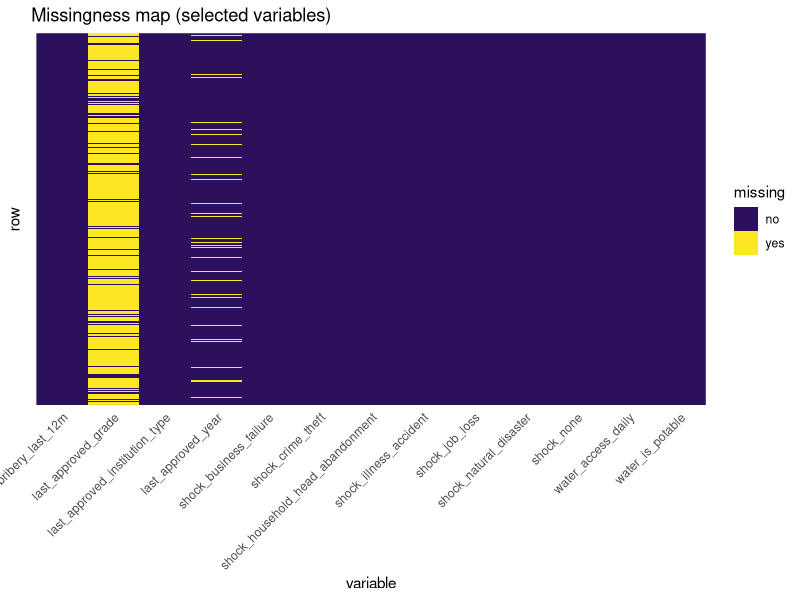
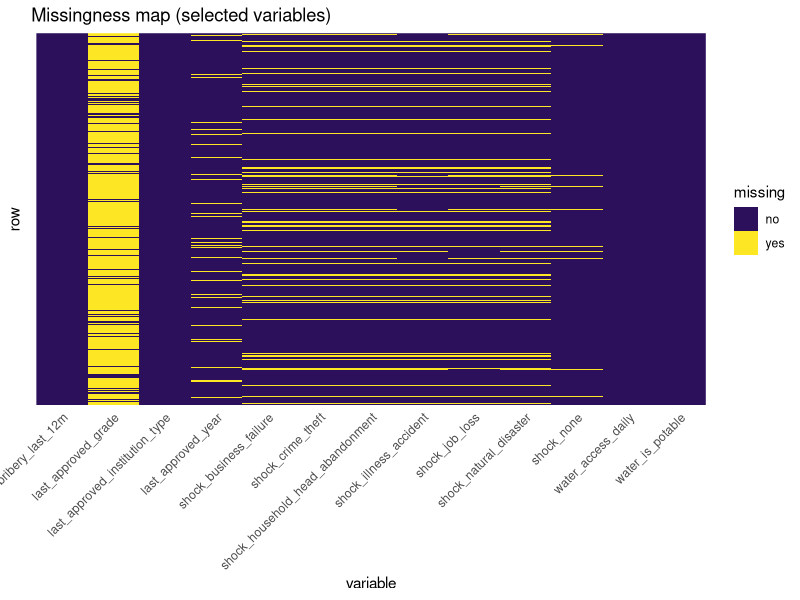

These figures' R source, in order:
## ---- chunk 1
data <- read.csv('master_left.csv')
## ---- chunk 2
library(dplyr)
library(tidyr)
library(ggplot2)

vars <- c(
  "shock_business_failure",
  "shock_job_loss",
  "shock_none",
  "shock_natural_disaster",
  "shock_crime_theft",
  "shock_household_head_abandonment",
  "shock_illness_accident",
  "bribery_last_12m",
  "last_approved_grade",
  "last_approved_year",
  "last_approved_institution_type",
  "water_access_daily",
  "water_is_potable"
)

df_selected <- data |> select(any_of(vars))

miss_long <- df_selected %>%
  mutate(row_id = row_number()) %>%
  mutate(across(-row_id, as.character)) %>%   # <- makes all columns same type
  pivot_longer(
    cols = -row_id,
    names_to = "variable",
    values_to = "value"
  ) %>%
  mutate(missing = if_else(is.na(value), "yes", "no"))

ggplot(miss_long, aes(x = variable, y = factor(row_id), fill = missing)) +
  geom_raster(color = "grey85", linewidth = 0.15) +
  scale_fill_manual(values = c("no" = "#2c105c", "yes" = "#fde725")) +
  labs(title = "Missingness map (selected variables)",
       x = "variable", y = "row", fill = "missing") +
  theme_minimal() +
  theme(
    panel.grid = element_blank(),
    axis.text.y = element_blank(),
    axis.ticks.y = element_blank(),
    axis.text.x = element_text(angle = 45, hjust = 1)
  )
## ---- chunk 3
df_selected <- df_selected %>%
  mutate(across(
    everything(),
    ~ if_else(. %in% c("pase", "Pase"), NA, .)
  ))

miss_long <- df_selected %>%
  mutate(row_id = row_number()) %>%
  mutate(across(-row_id, as.character)) %>%   # <- makes all columns same type
  pivot_longer(
    cols = -row_id,
    names_to = "variable",
    values_to = "value"
  ) %>%
  mutate(missing = if_else(is.na(value), "yes", "no"))


ggplot(miss_long, aes(x = variable, y = factor(row_id), fill = missing)) +
  geom_raster(color = "grey85", linewidth = 0.15) +
  scale_fill_manual(values = c("no" = "#2c105c", "yes" = "#fde725")) +
  labs(title = "Missingness map (selected variables)",
       x = "variable", y = "row", fill = "missing") +
  theme_minimal() +
  theme(
    panel.grid = element_blank(),
    axis.text.y = element_blank(),
    axis.ticks.y = element_blank(),
    axis.text.x = element_text(angle = 45, hjust = 1)
  )
